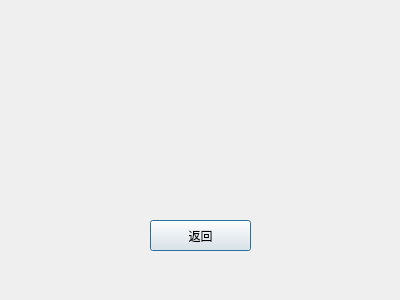
<?xml version="1.0" encoding="UTF-8"?>
<ui version="4.0">
 <class>Prepare</class>
 <widget class="QDialog" name="Prepare">
  <property name="geometry">
   <rect>
    <x>0</x>
    <y>0</y>
    <width>400</width>
    <height>300</height>
   </rect>
  </property>
  <property name="windowTitle">
   <string>Dialog</string>
  </property>
  <widget class="QPushButton" name="pushButton">
   <property name="geometry">
    <rect>
     <x>150</x>
     <y>220</y>
     <width>101</width>
     <height>31</height>
    </rect>
   </property>
   <property name="styleSheet">
    <string notr="true">font: 12pt &quot;叶根友特楷简体&quot;;</string>
   </property>
   <property name="text">
    <string>返回</string>
   </property>
  </widget>
 </widget>
 <resources/>
 <connections/>
</ui>
